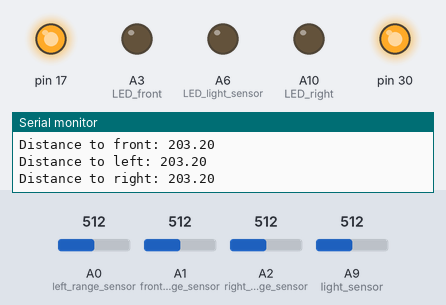
A sketch run on a simulated Arduino Leonardo, built for the host (arithmetic inside an expression is 32-bit, double 64-bit). Shown: output pins drawn as LEDs (lit = HIGH), the last lines printed to the serial monitor. Dashed ring = blinking. Inputs (shaded band) come from the test bench; at power-on: A2 (right_range_sensor) = 512, A9 (light_sensor) = 512, A0 (left_range_sensor) = 512, A1 (front_range_sensor) = 512.

Above: at 1.2 s.
1.3 s: A2 (right_range_sensor) set to 79
2.8 s: A2 (right_range_sensor) set to 71
At 3.04 s:
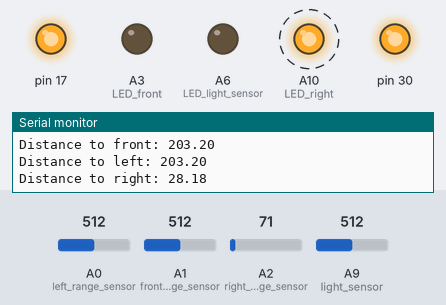
5.8 s: A9 (light_sensor) set to 20
At 6.3 s:
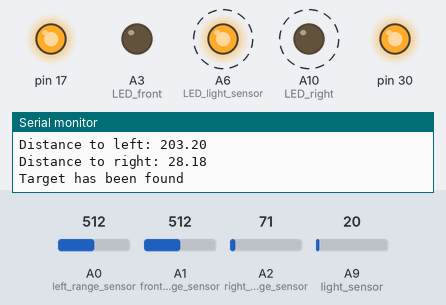
8.8 s: A9 (light_sensor) set to 30
At 9.62 s:
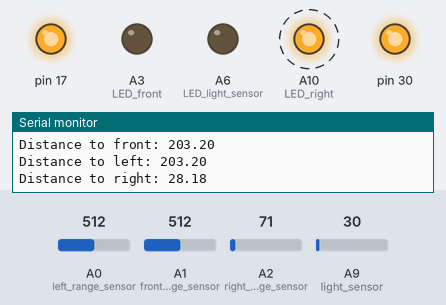
11.8 s: A0 (left_range_sensor) set to 269
14.8 s: A0 (left_range_sensor) set to 243
Timing chart, 0 to 18.8 s (numbered marks = the images above; inputs shaded):
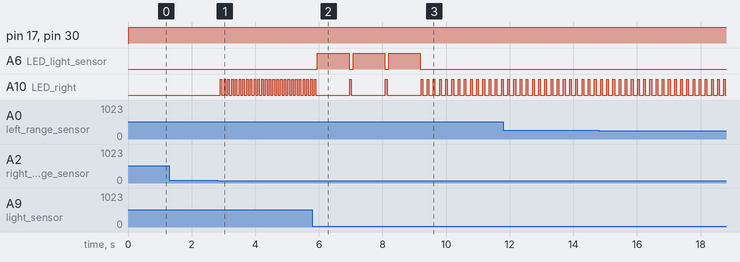

Measured:
- the behaviour switches between 76 and 75 on A2 (right_range_sensor) (found by bisection; images 0 and 1)
- after the input at 2.8 s, A10 (LED_right): alternates HIGH for 0.05 s and LOW for 0.07 s, starting after 0.10 s
- after the input at 5.8 s, A6 (LED_light_sensor): alternates HIGH for 1.0 s and LOW for 0.12 s, starting after 0.16 s; A10 (LED_right): alternates HIGH for 0.05 s and LOW for 1.1 s, starting after 1.2 s
- after the input at 8.8 s, A6 (LED_light_sensor): goes on until 9.2 s, then stays LOW; A10 (LED_right): alternates HIGH for 0.05 s and LOW for 0.14 s, starting after 0.61 s

The sketch:

light_and_range_sensors.ino
```cpp
int light_sensor = A9; // light sensor connected to port A9
int LED_light_sensor = A6; //light sensor connected to port A6. To view when victim is found
int front_range_sensor = A1; //range front_range_sensor connected to port A0
int left_range_sensor = A0; //range left_range_sensor connected to port A1
int right_range_sensor = A2; //range right_range_sensor connected to port A2
int LED_front = A3; //LED connected to port A3
int LED_right = A10; //LED connected to port A10

//input variables
double front_input = 0;
double left_input = 0;
double right_input = 0;
double front_input_cm = 0;
double left_input_cm = 0;
double right_input_cm = 0;
float light_sensor_input = 0;

void setup () {

    //circular inputs
    pinMode(front_range_sensor, INPUT); //front_range_sensor declared as an input
    pinMode(left_range_sensor, INPUT); //left_range_sensor declared as an input
    pinMode(right_range_sensor, INPUT); //right_range_ declared as an input
    pinMode(light_sensor, INPUT);

    //circuit outputs
    pinMode(LED_front, OUTPUT);
    pinMode(LED_right, OUTPUT);
    pinMode(LED_light_sensor, OUTPUT);

    //initialize serial monitor
    Serial.begin(9600);
}

//function to print all distance measurements (in cm)
void print_all() {
  Serial.print("Distance to front: ");
  Serial.println(front_input_cm);
  Serial.print("Distance to left: ");
  Serial.println(left_input_cm);
  Serial.print("Distance to right: ");
  Serial.println(right_input_cm);
  Serial.println();
}

//function to make three LED's blink when measurement in some interval is seen
void blink_all() {

    int margin = 0;

    if (front_input_cm+margin < 30 && front_input_cm+margin > 0) {
        digitalWrite(LED_front,HIGH);
        delay(50);
        digitalWrite(LED_front,LOW);
        delay(50);
    }

    if (left_input_cm+margin < 30 && left_input_cm+margin > 0) {
        TXLED0;
        delay(50);
        TXLED1;
        delay(50);
    }

    if (right_input_cm+margin < 30 && right_input_cm+margin > 0) {
        digitalWrite(LED_right,HIGH);
        delay(50);
        digitalWrite(LED_right,LOW);
        delay(50);
    }
}

void loop () {

    //take input values from all sensors
    light_sensor_input = analogRead (light_sensor); //takes input from light sensor
    front_input = analogRead(front_range_sensor);
    left_input = analogRead(left_range_sensor);
    right_input = analogRead(right_range_sensor);

    /*
    The sensor uses a scaling factor of 6.4 mV/inch. By dividing the analog input with this scaling factor,
    a measurement in inches is calculated. Afterwards, this is multiplied by 2.54 cm/inch.
    */
    front_input_cm = (front_input/6.4)*2.54;
    left_input_cm = (left_input/6.4)*2.54;
    right_input_cm = (right_input/6.4)*2.54;

    print_all();

    blink_all();

    //light sensor readings
    if (light_sensor_input <= 40) {

        /* If the luminance is less than 30 lx, the LED will turn on, and a screen message will be printed. */
        if (light_sensor_input < 30) {
            digitalWrite (LED_light_sensor, HIGH);
            Serial.println("Target has been found");
            delay(1000);
        }

        /*If the reading is on the borderline of a successful reading, the robot will
        turn back a bit and then forward to make a second reading. */
        else if (light_sensor_input <= 30 && light_sensor_input <= 40) {
            Serial.println("Robot is turning back for 5 seconds");
            Serial.println("Robot is turning forth until target");

            if (light_sensor_input < 30) {
                digitalWrite (LED_light_sensor, HIGH);
                Serial.println("Target has been found");
                delay(1000);
            }
        }
    }

    TXLED1; //green LED turned off by default
    RXLED1; //yellow LED turned off by default
    digitalWrite(LED_light_sensor, LOW);
}
```
